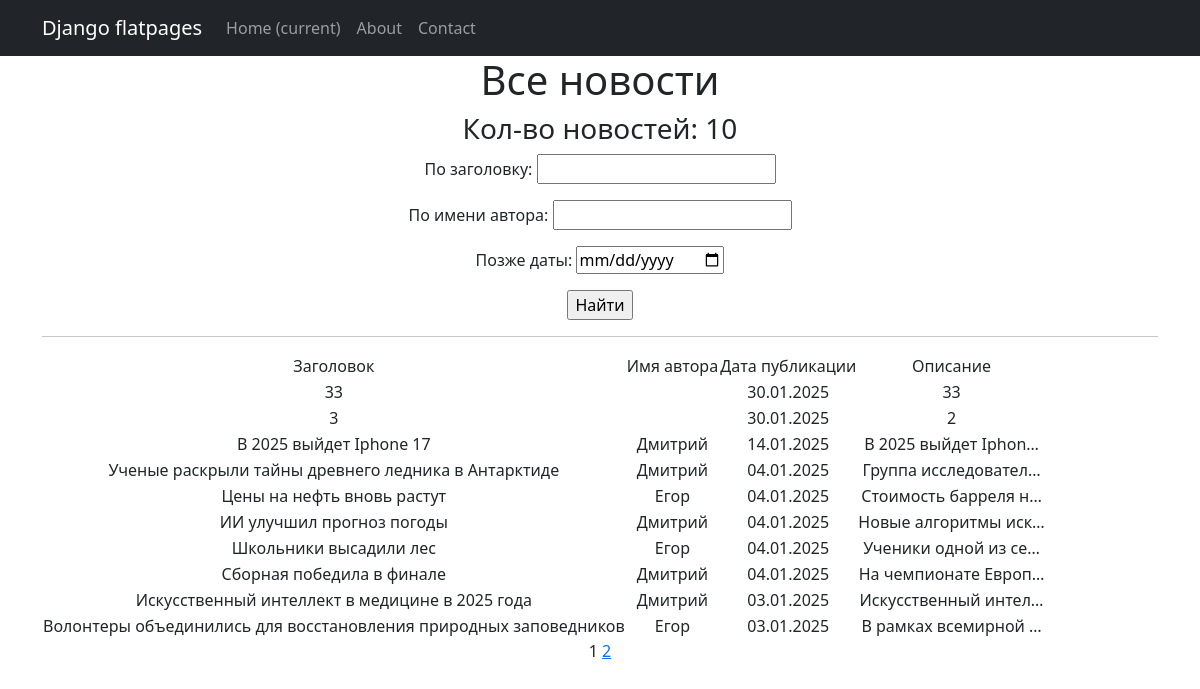
The app's page /news/search/ with its own data.
### models_app/models.py (models this page shows, shortened)
class Post(models.Model):
    ARTICLE = 'AR'
    NEWS = 'NW'
    POST_TYPE_CHOICES = [
        (ARTICLE, 'Article'),
        (NEWS, 'News'),
    ]
    author = models.ForeignKey(Author, on_delete=models.CASCADE, related_name='posts')
    post_type = models.CharField(max_length=2, choices=POST_TYPE_CHOICES, default=ARTICLE)
    created_at = models.DateTimeField(auto_now_add=True)
    categories = models.ManyToManyField(Category, related_name='posts')
    title = models.CharField(max_length=255)
    content = models.TextField()
    rating = models.IntegerField(default=0)

class Author(models.Model):
    user = models.OneToOneField(User, on_delete=models.CASCADE, related_name='author')
    rating = models.IntegerField(default=0)

### models_app/views.py (the view)
# urls.py: path('news/search/', NewsListSearch.as_view(), name='news_search'),
class NewsListSearch(ListView):
    model = Post
    template_name = 'news_list_search.html'
    context_object_name = 'news_list'
    paginate_by = 10
    def get_queryset(self):
        queryset = Post.objects.filter(post_type='NW').order_by('-created_at')
        self.filterset = NewsFilter(self.request.GET, queryset)
        return self.filterset.qs
    def get_context_data(self, **kwargs):
        context = super().get_context_data(**kwargs)
        context['filterset'] = self.filterset
        return context

### models_app/templatetags/custom_filters.py (called while the page is built)
@register.filter()
def censor(string):
    bad_words = ["убийство", "фальсификация", "хакеры"]
    if not isinstance(string, str):
        raise ValueError("Фильтр 'censor' можно применять только к строкам.")
    cleaned_string = ''.join(char for char in string if char.isalnum() or char.isspace()) #очистка строки от спец символов (!,$, и т.д.)
    words = cleaned_string.split()
    for word in words:
        if word.lower() in bad_words:
            censored_word = word[0] + "*" * (len(word) - 1)
            string = string.replace(word, censored_word)
    return string

@register.simple_tag(takes_context=True)
def url_replace(context, **kwargs):
   d = context['request'].GET.copy()
   for k, v in kwargs.items():
       d[k] = v
   return d.urlencode()

### templates/news_list_search.html (shortened to what this page needs)
{% extends 'flatpages/default.html' %}
{% load custom_filters %}
{% block content %}
<h1> Все новости </h1>
<h3> Кол-во новостей: {{ news_list|length }} </h3>
<form method="get">
    {{ filterset.form.as_p }}
    <input type="submit" value="Найти"/>
</form>
<hr>
{% if news_list %}
    <table>
           <tr>
               <td>Заголовок</td>
               <td>Имя автора</td>
               <td>Дата публикации</td>
               <td>Описание</td>
           </tr>
           {% for news in news_list %}
           <tr>
               <td>{{ news.title|censor }}</td>
               <td>{{ news.author.user.first_name }}</td>
               <td>{{ news.created_at|date:'d.m.Y' }}</td>
               <td>{{ news.content|censor|truncatechars:20 }}</td>
           </tr>
           {% endfor %}
       </table>
{% else %}
    <h2> Новостей нет! </h2>
{% endif %}
   {{ page_obj.number }}
   {% if page_obj.has_next %}
       <a href="?{% url_replace page=page_obj.next_page_number %}">{{ page_obj.next_page_number }}</a>
   {% endif %}
{% endblock content %}

### records on screen
Post: title|censor "33", created_at "30.01.2025", content|censor "33"
Post: title|censor "3", created_at "30.01.2025", content|censor "2"
Post: title|censor "В 2025 выйдет Iphone 17", author.user.first_name "Дмитрий", created_at "14.01.2025", content|censor "В 2025 выйдет Iphon…"
Post: title|censor "Ученые раскрыли тайны древнего ледника в Антарктиде", author.user.first_name "Дмитрий", created_at "04.01.2025", content|censor "Группа исследовател…"
Post: title|censor "Цены на нефть вновь растут", author.user.first_name "Егор", created_at "04.01.2025", content|censor "Стоимость барреля н…"
Post: title|censor "ИИ улучшил прогноз погоды", author.user.first_name "Дмитрий", created_at "04.01.2025", content|censor "Новые алгоритмы иск…"
Post: title|censor "Школьники высадили лес", author.user.first_name "Егор", created_at "04.01.2025", content|censor "Ученики одной из се…"
Post: title|censor "Сборная победила в финале", author.user.first_name "Дмитрий", created_at "04.01.2025", content|censor "На чемпионате Европ…"
Post: title|censor "Искусственный интеллект в медицине в 2025 года", author.user.first_name "Дмитрий", created_at "03.01.2025", content|censor "Искусственный интел…"
Post: title|censor "Волонтеры объединились для восстановления природных заповедников", author.user.first_name "Егор", created_at "03.01.2025", content|censor "В рамках всемирной …"

### other values on screen
{{ news_list|length }} "10"
{{ page_obj.number }} "1"
{{ page_obj.next_page_number }} "2"
